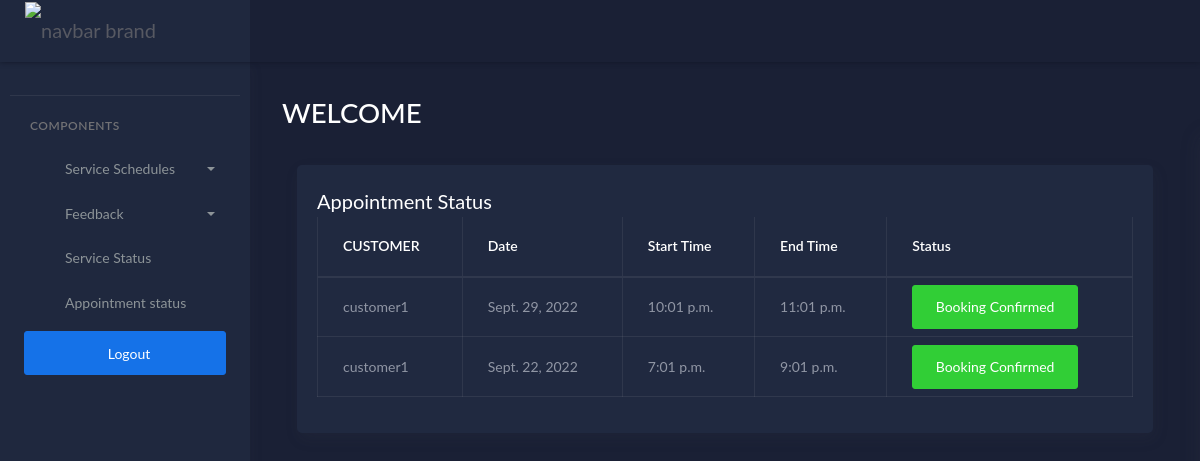
Page /statusviewcustomer (signed in) on the earlier database version.
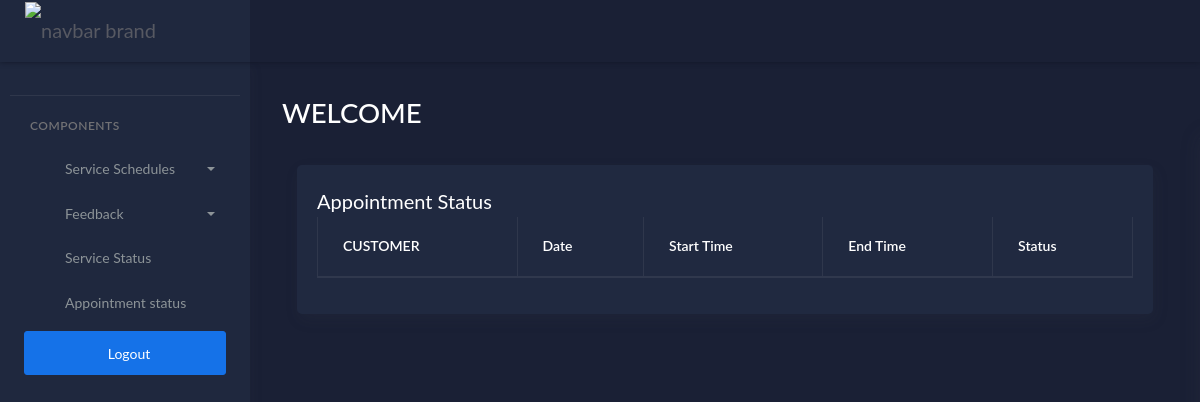
Same page on the later database version.
### workshopapp/models.py (models this page shows, shortened)
class Appointment(models.Model):
    user = models.ForeignKey(customer, on_delete=models.CASCADE)
    schedule = models.ForeignKey(Schedule, on_delete=models.CASCADE)
    status = models.IntegerField(default=0)

class customer(models.Model):
    user = models.OneToOneField(Login, on_delete=models.CASCADE, related_name='customer')
    name=models.CharField(max_length=50)
    address=models.CharField(max_length=300)
    image = models.FileField(upload_to='customers/')
    email=models.EmailField(max_length=100)
    mobile=models.CharField(max_length=25)

class Schedule(models.Model):
    date = models.DateField()
    start_time = models.TimeField()
    end_time = models.TimeField()

### workshopapp/customerviews.py (the view)
# urls.py: path('statusviewcustomer',customerviews.Status_View_by_Customer, name= 'statusviewcustomer'),
@login_required(login_url='loginpage')
def Status_View_by_Customer(request):
    u = customer.objects.get(user=request.user)
    s = Appointment.objects.filter(user=u)
    return render(request, 'customer/statusviewbycustomer.html', {'s': s})

### templates/customer/statusviewbycustomer.html
{% extends 'customer/cusdash.html' %}
{% block content %}
<div class="col-lg-12 stretch-card">
                <div class="card">
                  <div class="card-body">
                    <h4 class="card-title">Appointment Status</h4>
                    <div class="table-responsive">
                      <table class="table table-bordered ">
                        <thead>
                          <tr>
                            <th class="card-title">CUSTOMER</th>
                            <th class="card-title">Date</th>
                            <th class="card-title">Start Time</th>
                            <th class="card-title">End Time</th>
                            <th class="card-title">Status</th>
                          </tr>
                        </thead>
                        <tbody>
                        {% for i in s %}
                          <tr class="table-default">
                            <td>{{ i.user.name }}  </td>
                            <td>{{ i.schedule.date }}  </td>
                            <td>{{ i.schedule.start_time }}  </td>
                            <td>{{ i.schedule.end_time }}  </td>
                            <td>
                              {% if i.status == 0 %}
                              <h1>pending</h1>
                              {% elif i.status == 1 %}
                              <button type="button" class="btn btn-success">Booking Confirmed</button>
                              {% elif i.status == 2 %}
                              <button type="button" class="btn btn-danger">Rejected</button>
                              {% endif %}
                            </td>
                          </tr>
                        {% endfor %}
                        </tbody>
                      </table>
                    </div>
                  </div>
                </div>
              </div>
            </div>
          </div>
{% endblock %}

Differences in the rows shown:
no longer on this page (row edited): Appointment: user.name "customer1", schedule "Sept. 29, 2022", schedule.start_time "10:01 p.m.", schedule.end_time "11:01 p.m.", status "Booking Confirmed"
removed Appointment: user.name "customer1", schedule "Sept. 22, 2022", schedule.start_time "7:01 p.m.", schedule.end_time "9:01 p.m.", status "Booking Confirmed"
